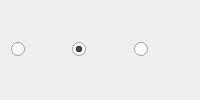
             <widget class="QFrame" name="frame_20">
              <property name="minimumSize">
               <size>
                <width>150</width>
                <height>37</height>
               </size>
              </property>
              <property name="frameShape">
               <enum>QFrame::NoFrame</enum>
              </property>
              <property name="frameShadow">
               <enum>QFrame::Raised</enum>
              </property>
              <layout class="QGridLayout" name="gridLayout_47">
               <item row="0" column="0">
                <layout class="QHBoxLayout" name="horizontalLayout_73">
                 <item>
                  <widget class="QRadioButton" name="no_maximum">
                   <property name="text">
                    <string/>
                   </property>
                   <property name="checked">
                    <bool>false</bool>
                   </property>
                  </widget>
                 </item>
                 <item>
                  <widget class="QRadioButton" name="change_maximum">
                   <property name="text">
                    <string/>
                   </property>
                   <property name="checked">
                    <bool>true</bool>
                   </property>
                  </widget>
                 </item>
                 <item>
                  <widget class="QRadioButton" name="calibrate_maximum">
                   <property name="maximumSize">
                    <size>
                     <width>16777215</width>
                     <height>37</height>
                    </size>
                   </property>
                   <property name="text">
                    <string/>
                   </property>
                  </widget>
                 </item>
                </layout>
               </item>
              </layout>
             </widget>
